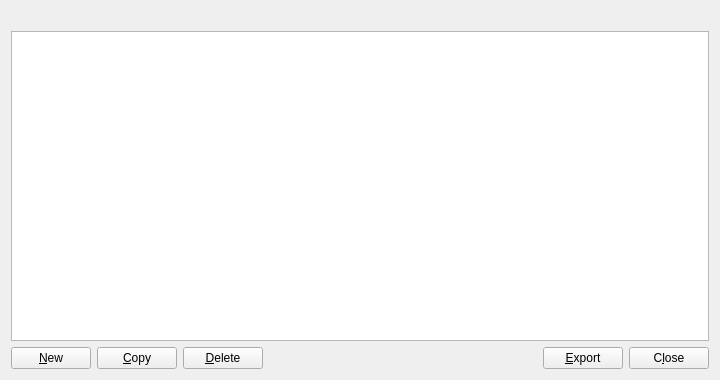
<?xml version="1.0" encoding="UTF-8"?>
<ui version="4.0">
 <class>AddressBookPage</class>
 <widget class="QWidget" name="AddressBookPage">
  <property name="geometry">
   <rect>
    <x>0</x>
    <y>0</y>
    <width>720</width>
    <height>380</height>
   </rect>
  </property>
  <layout class="QVBoxLayout" name="verticalLayout">
   <item>
    <widget class="QLabel" name="labelExplanation">
     <property name="textFormat">
      <enum>Qt::PlainText</enum>
     </property>
     <property name="wordWrap">
      <bool>true</bool>
     </property>
    </widget>
   </item>
   <item>
    <widget class="QTableView" name="tableView">
     <property name="contextMenuPolicy">
      <enum>Qt::CustomContextMenu</enum>
     </property>
     <property name="toolTip">
      <string>Right-click to edit address or label</string>
     </property>
     <property name="tabKeyNavigation">
      <bool>false</bool>
     </property>
     <property name="alternatingRowColors">
      <bool>true</bool>
     </property>
     <property name="selectionMode">
      <enum>QAbstractItemView::SingleSelection</enum>
     </property>
     <property name="selectionBehavior">
      <enum>QAbstractItemView::SelectRows</enum>
     </property>
     <property name="sortingEnabled">
      <bool>true</bool>
     </property>
     <attribute name="verticalHeaderVisible">
      <bool>false</bool>
     </attribute>
    </widget>
   </item>
   <item>
    <layout class="QHBoxLayout" name="horizontalLayout">
     <item>
      <widget class="QPushButton" name="newAddress">
       <property name="toolTip">
        <string>Create a new address</string>
       </property>
       <property name="text">
        <string>&amp;New</string>
       </property>
       <property name="icon">
        <iconset resource="../bitcoin.qrc">
         <normaloff>:/icons/add</normaloff>:/icons/add</iconset>
       </property>
       <property name="autoDefault">
        <bool>false</bool>
       </property>
      </widget>
     </item>
     <item>
      <widget class="QPushButton" name="copyAddress">
       <property name="toolTip">
        <string>Copy the currently selected address to the system clipboard</string>
       </property>
       <property name="text">
        <string>&amp;Copy</string>
       </property>
       <property name="icon">
        <iconset resource="../bitcoin.qrc">
         <normaloff>:/icons/editcopy</normaloff>:/icons/editcopy</iconset>
       </property>
       <property name="autoDefault">
        <bool>false</bool>
       </property>
      </widget>
     </item>
     <item>
      <widget class="QPushButton" name="deleteAddress">
       <property name="toolTip">
        <string>Delete the currently selected address from the list</string>
       </property>
       <property name="text">
        <string>&amp;Delete</string>
       </property>
       <property name="icon">
        <iconset resource="../bitcoin.qrc">
         <normaloff>:/icons/remove</normaloff>:/icons/remove</iconset>
       </property>
       <property name="autoDefault">
        <bool>false</bool>
       </property>
      </widget>
     </item>
     <item>
      <spacer name="horizontalSpacer">
       <property name="orientation">
        <enum>Qt::Horizontal</enum>
       </property>
       <property name="sizeHint" stdset="0">
        <size>
         <width>40</width>
         <height>20</height>
        </size>
       </property>
      </spacer>
     </item>
     <item>
      <widget class="QPushButton" name="exportButton">
       <property name="toolTip">
        <string>Export the data in the current tab to a file</string>
       </property>
       <property name="text">
        <string>&amp;Export</string>
       </property>
       <property name="icon">
        <iconset resource="../bitcoin.qrc">
         <normaloff>:/icons/export</normaloff>:/icons/export</iconset>
       </property>
       <property name="autoDefault">
        <bool>false</bool>
       </property>
      </widget>
     </item>
     <item>
      <widget class="QPushButton" name="closeButton">
       <property name="sizePolicy">
        <sizepolicy hsizetype="Minimum" vsizetype="Minimum">
         <horstretch>0</horstretch>
         <verstretch>0</verstretch>
        </sizepolicy>
       </property>
       <property name="text">
        <string>C&amp;lose</string>
       </property>
       <property name="autoDefault">
        <bool>false</bool>
       </property>
      </widget>
     </item>
    </layout>
   </item>
  </layout>
 </widget>
 <resources>
  <include location="../bitcoin.qrc"/>
 </resources>
 <connections/>
</ui>
